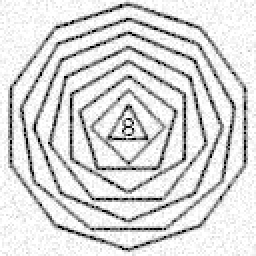
#> input picture imgproc/short_assignment_2/case_b1_n.png, 128 x 128 px (shown 2 times larger)
$ jupyter execute Untitled.ipynb
#> lines starting #> are read from the running program, lines starting #| are printed output that depends on the picture
[cell 1]
"""
Henrique Hiram Libutti Núñez - 11275300
Image restoration
"""

import imageio
import numpy as np
from numpy.fft import *

#Gaussian filter
def gaussian_filter(k=3, sigma=1.0):
    arx = np.arange((-k // 2) + 1.0, (k // 2) + 1.0)
    x, y = np.meshgrid(arx, arx)
    filt = np.exp( -(1/2)*(np.square(x) + np.square(y))/np.square(sigma) )
    return filt/np.sum(filt)


def denoiser(image, conv_filter):
    #Compute FT of image.
    G = fft2(image)

    # computing the number of padding on one side
    a = int(image.shape[0]//2 - conv_filter.shape[0]//2)
    padded_filter = np.pad(conv_filter, (a,a-1), 'constant', constant_values=(0))

    #Compute FT of filter.
    H = fftn(padded_filter)
    denoised = np.multiply(G, H)
    return fftshift(ifft2(denoised).real)


def _normalizer(val, max_val, min_val, new_max):
    return new_max*(val-min_val)/(max_val-min_val)


def normalizer(image, max_val):
    img_max = image.max()
    img_min = image.min()
    vector_normalizer = np.vectorize(_normalizer)
    norm_image = vector_normalizer(image, img_max, img_min, max_val)
    return norm_image


def cls_filter(image, deg_func, reg):
    #Image Ft
    G = fft2(image)

    #Zero pad degradation function
    a_deg = int(image.shape[0]//2 - deg_func.shape[0]//2)
    deg_paddded = np.pad(deg_func, (a_deg,a_deg-1), 'constant', constant_values=(0))

    #Degradation function Ft
    H = fft2(deg_paddded)
    H_star = np.conjugate(H)

    #Zero pad and Ft laplacian
    laplacian = np.array(  [[0, -1, 0],\
                            [-1, 4, -1],\
                            [0, -1, 0]])
    a_lap = int(image.shape[0]//2 - laplacian.shape[0]//2)
    lap_padded = np.pad(laplacian, (a_lap,a_lap-1), 'constant', constant_values=(0))
    P = fft2(lap_padded)

    return (H_star/(np.power(H, 2) + reg*np.power(P, 2)))*G

[cell 2]
if __name__ == "__main__":
    filename = input().rstrip()
#> the answer given: case_b1_n.png
    k = int(input().rstrip())
#> the answer given: 3
    sigma = float(input().rstrip())
#> the answer given: 3
    gamma = float(input().rstrip())
#> the answer given: 3

    orig_image = imageio.imread(filename)
#> orig_image is the input picture: shape (128, 128); min 0, max 255, mean 216.4
    maxg = orig_image.max()
#> maxg = 255

    blur_filter = gaussian_filter(k, sigma)

    denoised_image = denoiser(orig_image, blur_filter)
#> in denoiser, `H = fftn(padded_filter)`:
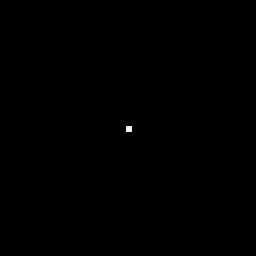
#> padded_filter: shape (128, 128) float64 (shown 2 times larger); min 0, max 0.12, mean 6.1e-05; drawn with min black and max white
#> in denoiser, `return fftshift(ifft2(denoised).real)`:
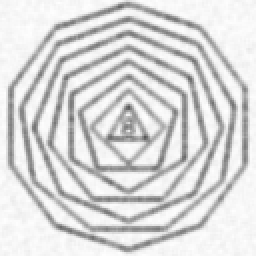
#> returned value: shape (128, 128) float64 (shown 2 times larger); min 87.26, max 254.4, mean 216.4
    normalized_image = normalizer(denoised_image, maxg)
#> in normalizer, `img_max = image.max()`: img_max = 254.4
#> in normalizer, `img_min = image.min()`: img_min = 87.26
#> in normalizer, `norm_image = vector_normalizer(image, img_max, img_min, max_val)`:
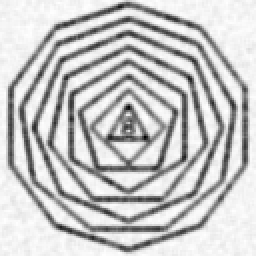
#> norm_image: shape (128, 128) float64 (shown 2 times larger); min 0, max 255, mean 196.9
    restored_img = cls_filter(normalized_image, blur_filter, gamma)
#> in cls_filter, `P = fft2(lap_padded)`: lap_padded: shape (128, 128) int64; 3 distinct labels, from -1 to 4
    stddev = np.std(restored_img)
#> stddev = 25669.7
    print("%.1f" % stddev)
#| 25669.7
